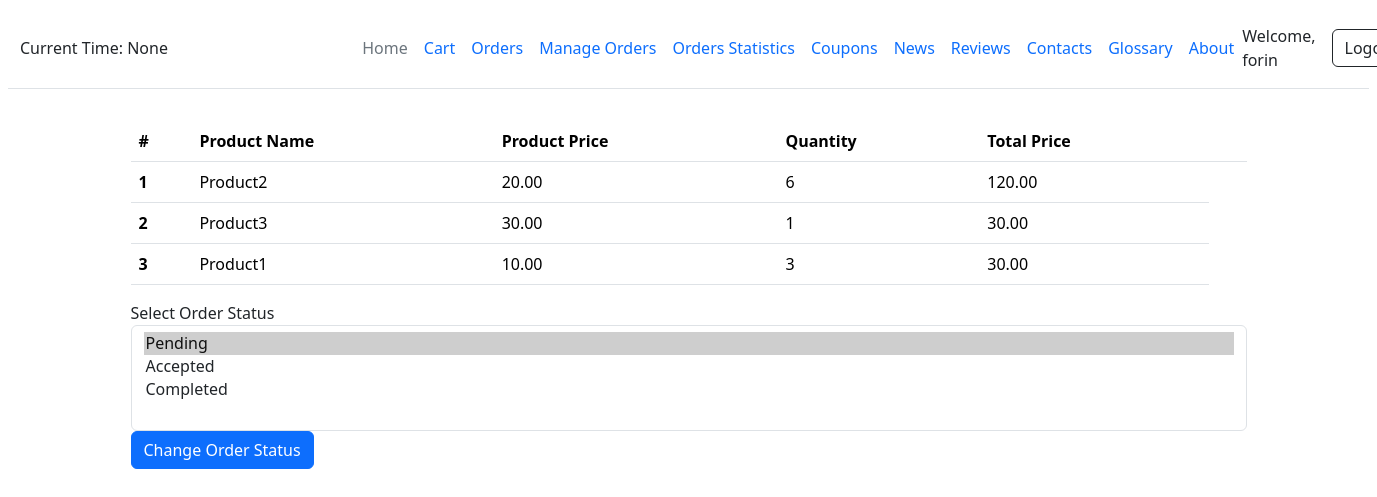
/employee/orders/3 (signed in), run on the app's committed database.
### core/models.py (models this page shows, shortened)
class OrderItem(models.Model):
    order = models.ForeignKey(Order, on_delete=models.CASCADE)
    product = models.ForeignKey(Product, on_delete=models.CASCADE)
    quantity = models.IntegerField(default=1)
    product_price = models.DecimalField(max_digits=10, decimal_places=2)
    total_price = models.DecimalField(max_digits=10, decimal_places=2)

class Product(models.Model):
    product_id = models.AutoField(primary_key=True)
    name = models.CharField(max_length=100)
    price = models.DecimalField(max_digits=10, decimal_places=2)
    image = models.ImageField(upload_to='products/')
    category = models.ForeignKey(ProductCategory, on_delete=models.CASCADE)

class Order(models.Model):
    class OrderStatus(models.TextChoices):
        Pending = "1", "Pending"
        Accepted = "2", "Accepted"
        Completed = "3", "Completed"
    user = models.ForeignKey(Customer, on_delete=models.CASCADE)
    total_price = models.DecimalField(max_digits=10, decimal_places=2, default=0)
    created_at = models.DateTimeField(auto_now_add=True)
    order_status = models.CharField(max_length=10, choices=OrderStatus.choices, default=OrderStatus.Pending)

### core/views.py (the view)
# urls.py: path('employee/orders/<int:order_id>', views.employee_order_details_view,
@permission_required('core.employee', login_url='login/')
def employee_order_details_view(request, order_id):
    current_time = getattr(request, 'current_time', None)
    order = Order.objects.get(pk=order_id)
    form = ChangeOrderStatusForm(request.POST or None, instance=order)
    if request.method == 'POST' and form.is_valid():
        form.save()
        return redirect('order_details', order_id=order_id)
    context = {
        'order': order,
        'order_items': order.orderitem_set.all(),  # Assuming OrderItem model has a ForeignKey to Order
        'order_statuses': Order.OrderStatus.choices,  # Assuming OrderStatus is a Choices enum in Order model
        'form': form,
        'is_customer': request.user.has_perm('core.customer'),
        'is_employee': request.user.has_perm('core.employee'),
        'current_time': current_time
    }
    return render(request, 'orders/employee_order_details.html', context)

### core/forms.py
class ChangeOrderStatusForm(forms.ModelForm):
    class Meta:
        model = Order
        fields = ['order_status']

### templates/orders/employee_order_details.html (shortened to what this page needs)
{% extends 'base.html' %}
{% block content %}
    <div class="container">
        <table class="table">
            <thead>
            <tr>
                <th scope="col">#</th>
                <th scope="col">Product Name</th>
                <th scope="col">Product Price</th>
                <th scope="col">Quantity</th>
                <th scope="col">Total Price</th>
                <th></th>
            </tr>
            </thead>
            <tbody>
            {% for order_item in order_items %}
                <tr>
                    <th scope="row">{{ forloop.counter }}</th>
                    <td>{{ order_item.product.name }}</td>
                    <td>{{ order_item.product_price }}</td>
                    <td>{{ order_item.quantity }}</td>
                    <td>{{ order_item.total_price }}</td>
                </tr>
            {% endfor %}
            </tbody>
        </table>
        <form method="post" action="{% url 'change_order_status' order.id %}">
            <div class="form-group">
                <label for="order_status">Select Order Status</label>
                <select multiple class="form-control" id="order_status" name="order_status">
                    {% for value, display in order_statuses %}
                        <option value="{{ value }}" {% if order.order_status == value %}selected{% endif %}>
                            {{ display }}
                        </option>
                    {% endfor %}
                </select>
            </div>
            <button type="submit" class="btn btn-primary">Change Order Status</button>
        </form>
    </div>
{% endblock %}

### templates/base.html (shortened to what this page needs)
{% load static %}
{% load tz %}
<!DOCTYPE html>
<html lang="en">
<head>
    {% load bootstrap5 %}
    {% bootstrap_css %}
</head>
<body>
<div class="p-2">
    <header class="container-fluid py-3 mb-4 d-flex align-items-center justify-content-between border-bottom">
        <div class="col-md-3 mb-2 mb-md-0">
            Current Time:
            {% localtime off %}
                {{ current_time }}
            {% endlocaltime %}
        </div>
        <ul class="nav col-12 col-sm-auto mb-2 justify-content-center mb-md-0">
            <li><a href="{% url 'products' %}" class="nav-link px-2 link-secondary">Home</a></li>
            {% if is_customer %}
                <li><a href="{% url 'cart' %}" class="nav-link px-2">Cart</a></li>
                <li><a href="{% url 'customer_orders' %}" class="nav-link px-2">Orders</a></li>
            {% endif %}
            {% if is_employee %}
                <li><a href="{% url 'manage_orders' %}" class="nav-link px-2">Manage Orders</a></li>
                <li><a href="{% url 'orders_statistics' %}" class="nav-link px-2">Orders Statistics</a></li>
            {% endif %}
            <li><a href="{% url 'coupons' %}" class="nav-link px-2">Coupons</a></li>
            <li><a href="{% url 'news' %}" class="nav-link px-2">News</a></li>
            <li><a href="{% url 'reviews' %}" class="nav-link px-2">Reviews</a></li>
            <li><a href="{% url 'contacts' %}" class="nav-link px-2">Contacts</a></li>
            <li><a href="{% url 'glossary' %}" class="nav-link px-2">Glossary</a></li>
            <li><a href="{% url 'about' %}" class="nav-link px-2">About</a></li>
        </ul>
        <div class="">
            {% if user.is_authenticated %}
                <div>
                    <div class="d-flex align-items-center">
                        <div class="me-3">Welcome, {{ user.username }}</div>
                        <a class="btn btn-outline-dark" href="{% url 'logout' %}">Logout</a>
                    </div>
                </div>
            {% else %}
                <a href="{% url 'login' %}" class="btn btn-outline-primary me-2">Login</a>
                <a href="{% url 'register' %}" class="btn btn-primary">Sign-up</a>
            {% endif %}
        </div>
    </header>
</div>
<div class="content">
    {% block content %}
    {% endblock %}
</div>
</body>
</html>

### data on the page
OrderItem: product.name "Product2", product_price "20.00", quantity "6", total_price "120.00"
OrderItem: product.name "Product3", product_price "30.00", quantity "1", total_price "30.00"
OrderItem: product.name "Product1", product_price "10.00", quantity "3", total_price "30.00"
Order: order_status "Pending ☑ / Accepted / Completed"

### other printed values
{{ current_time }} "None"
{{ user.username }} "forin"
